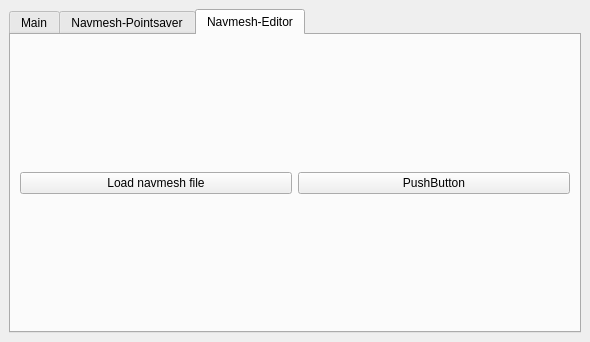
<?xml version="1.0" encoding="UTF-8"?>
<ui version="4.0">
 <class>MainWindow</class>
 <widget class="QMainWindow" name="MainWindow">
  <property name="geometry">
   <rect>
    <x>0</x>
    <y>0</y>
    <width>590</width>
    <height>342</height>
   </rect>
  </property>
  <property name="windowTitle">
   <string>MainWindow</string>
  </property>
  <property name="layoutDirection">
   <enum>Qt::LeftToRight</enum>
  </property>
  <property name="autoFillBackground">
   <bool>false</bool>
  </property>
  <widget class="QWidget" name="centralwidget">
   <layout class="QVBoxLayout" name="verticalLayout_3">
    <item>
     <widget class="QTabWidget" name="tabWidget">
      <property name="currentIndex">
       <number>2</number>
      </property>
      <property name="documentMode">
       <bool>false</bool>
      </property>
      <widget class="QWidget" name="Tab_main">
       <property name="layoutDirection">
        <enum>Qt::LeftToRight</enum>
       </property>
       <property name="autoFillBackground">
        <bool>false</bool>
       </property>
       <attribute name="title">
        <string>Main</string>
       </attribute>
       <layout class="QVBoxLayout" name="verticalLayout_2">
        <item>
         <widget class="QCheckBox" name="checkBox_ai">
          <property name="text">
           <string>AI</string>
          </property>
         </widget>
        </item>
        <item>
         <widget class="QCheckBox" name="checkBox_triggerbot">
          <property name="text">
           <string>Triggerbot</string>
          </property>
         </widget>
        </item>
        <item>
         <widget class="QCheckBox" name="checkBox_aimbot">
          <property name="text">
           <string>Aimbot</string>
          </property>
         </widget>
        </item>
        <item>
         <widget class="QCheckBox" name="checkBox_movement">
          <property name="text">
           <string>Movement Strategy</string>
          </property>
         </widget>
        </item>
        <item>
         <widget class="QTextEdit" name="textEdit_output">
          <property name="readOnly">
           <bool>true</bool>
          </property>
         </widget>
        </item>
        <item>
         <layout class="QHBoxLayout" name="horizontalLayout">
          <item>
           <widget class="QPushButton" name="button_reattach">
            <property name="text">
             <string>Reattach to process</string>
            </property>
           </widget>
          </item>
          <item>
           <widget class="QPushButton" name="button_reload_files">
            <property name="text">
             <string>Reload Files</string>
            </property>
           </widget>
          </item>
         </layout>
        </item>
        <item>
         <spacer name="verticalSpacer">
          <property name="orientation">
           <enum>Qt::Vertical</enum>
          </property>
          <property name="sizeHint" stdset="0">
           <size>
            <width>20</width>
            <height>40</height>
           </size>
          </property>
         </spacer>
        </item>
       </layout>
      </widget>
      <widget class="QWidget" name="Tab_navmesh_point_saver">
       <attribute name="title">
        <string>Navmesh-Pointsaver</string>
       </attribute>
       <layout class="QVBoxLayout" name="verticalLayout">
        <item>
         <layout class="QHBoxLayout" name="horizontalLayout_4">
          <item>
           <widget class="QLabel" name="keyboard_key_label">
            <property name="text">
             <string>Keyboard key to add point:</string>
            </property>
           </widget>
          </item>
          <item>
           <widget class="QLineEdit" name="lineEdit_keycode">
            <property name="maximumSize">
             <size>
              <width>20</width>
              <height>16777215</height>
             </size>
            </property>
            <property name="text">
             <string>o</string>
            </property>
            <property name="maxLength">
             <number>1</number>
            </property>
            <property name="alignment">
             <set>Qt::AlignCenter</set>
            </property>
           </widget>
          </item>
          <item>
           <spacer name="horizontalSpacer">
            <property name="orientation">
             <enum>Qt::Horizontal</enum>
            </property>
            <property name="sizeHint" stdset="0">
             <size>
              <width>40</width>
              <height>20</height>
             </size>
            </property>
           </spacer>
          </item>
         </layout>
        </item>
        <item>
         <widget class="QPushButton" name="button_add_point">
          <property name="text">
           <string>Add point</string>
          </property>
         </widget>
        </item>
        <item>
         <widget class="QTextEdit" name="textEdit_point_output">
          <property name="readOnly">
           <bool>true</bool>
          </property>
         </widget>
        </item>
        <item>
         <layout class="QHBoxLayout" name="horizontalLayout_2">
          <item>
           <widget class="QPushButton" name="button_reattach_2">
            <property name="text">
             <string>Reattach to process</string>
            </property>
           </widget>
          </item>
          <item>
           <widget class="QPushButton" name="button_save_points">
            <property name="text">
             <string>Save file</string>
            </property>
           </widget>
          </item>
         </layout>
        </item>
       </layout>
      </widget>
      <widget class="QWidget" name="Tab_navmesh_editor">
       <attribute name="title">
        <string>Navmesh-Editor</string>
       </attribute>
       <layout class="QVBoxLayout" name="editor_tab_layout">
        <item>
         <layout class="QHBoxLayout" name="horizontalLayout_3">
          <item>
           <widget class="QPushButton" name="button_load_navmesh">
            <property name="text">
             <string>Load navmesh file</string>
            </property>
           </widget>
          </item>
          <item>
           <widget class="QPushButton" name="pushButton_2">
            <property name="text">
             <string>PushButton</string>
            </property>
           </widget>
          </item>
         </layout>
        </item>
       </layout>
      </widget>
     </widget>
    </item>
   </layout>
  </widget>
 </widget>
 <tabstops>
  <tabstop>checkBox_ai</tabstop>
  <tabstop>checkBox_triggerbot</tabstop>
 </tabstops>
 <resources/>
 <connections/>
</ui>
